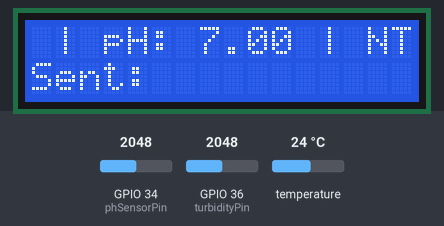
The sketch below on a simulated ESP32. On the bench: 16×2 character LCD. The test bench sets the inputs (shaded band); at power-on: GPIO 34 (phSensorPin) = 2048, GPIO 36 (turbidityPin) = 2048, temperature 24 °C. WiFi joins after 1.5 s; servers stay silent unless stated; the local clock reads 2024-03-15 10:24:30 at power-on unless the sketch sets it; what the sketch prints to the serial monitor is not drawn.

Above: at 4.6 s.
4.7 s: GPIO 34 (phSensorPin) set to 2866
At 6.9 s:
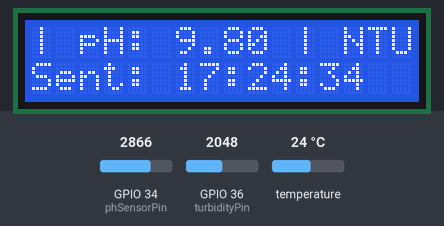
10.9 s: GPIO 36 (turbidityPin) set to 2866
At 13.0 s:
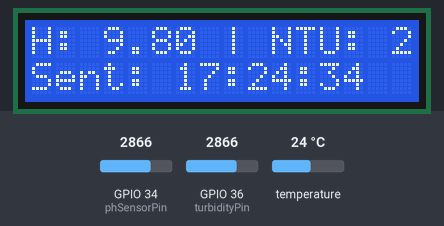
17.1 s: GPIO 36 (turbidityPin) set to 4008
At 20.7 s:
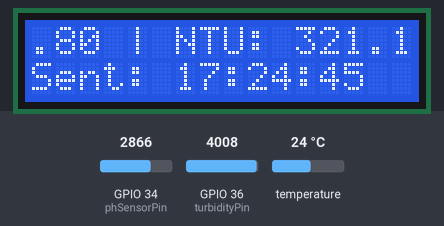
23.1 s: GPIO 36 (turbidityPin) set to 4071
At 26.8 s:
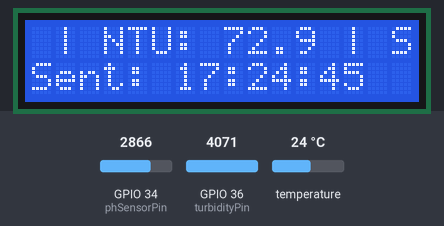
28.8 s: GPIO 36 (turbidityPin) set to 0
At 32.4 s:
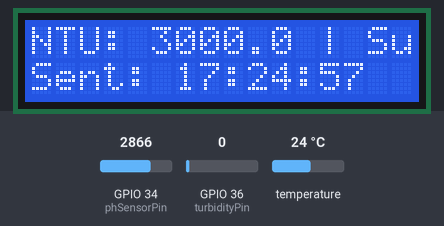
34.7 s: GPIO 34 (phSensorPin) set to 3040
At 42.1 s:
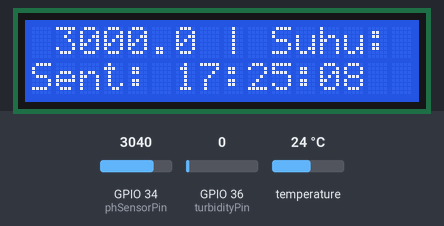
Timing chart, 0 to 43.6 s (numbered marks = the images above; inputs shaded):
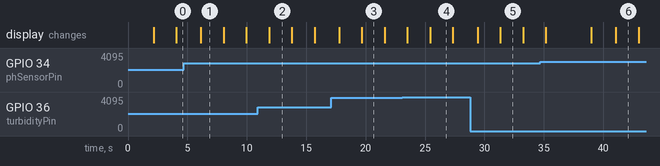

Measured:
- the behaviour switches between 4070 and 4071 on GPIO 36 (turbidityPin) (found by bisection; images 3 and 4)
- after the input at 28.8 s, the display: first differs from a run without the input after 2.5 s (image 5)
- what the display in image 1 shows lasts 1.9 s, from 6.1 s to 8.0 s

The sketch:

iot-biofloc-esp32-sketch.ino
```cpp
#include <Arduino.h>
#include <WiFi.h>
#include <Firebase_ESP_Client.h>
#include <Wire.h>
#include <LiquidCrystal_I2C.h>
#include <OneWire.h>
#include <DallasTemperature.h>
#include "time.h"
#include <TimeLib.h>

// Provide the token generation process info.
#include "addons/TokenHelper.h"
// Provide the RTDB payload printing info and other helper functions.
#include "addons/RTDBHelper.h"

// Insert your network credentials
#define WIFI_SSID "Galaxy M12D95F" //"Remboo" //
#define WIFI_PASSWORD "zxdh6690" //"kabisatkebesit"

// Insert Firebase project web API Key
#define API_KEY "AIzaSyDyWHmUb3fVwdGHruhi0FK607qZQBw0_o4"

// Insert Authorized Email and Corresponding Password
#define USER_EMAIL "admin@web.app"//"dimasbayu.bm@gmail.com"
#define USER_PASSWORD "admin123" //"123456"

// Insert RTDB URLefine the RTDB URL
#define DATABASE_URL "cms1-a0c7a.firebaseio.com"

#define ONE_WIRE_BUS 2 //pin 2
// Define Firebase objects
FirebaseData fbdo;
FirebaseAuth auth;
FirebaseConfig config;

// Variable to save USER UID
String uid;

// Database main path (to be updated in setup with the user UID)
String databasePath;
// Database child nodes
String tempPath = "/temperature";
String phPath = "/pressure"; // "/pH";
String turbPath = "/humidity"; // "/turbidity";
String timePath = "/timestamp";

// Parent Node (to be updated in every loop)
String parentPath;
int counter = 0;
int timestamp;
FirebaseJson json;

const char* ntpServer = "pool.ntp.org";

float temperature;
float pH;
float turbidity;

float ntu;
float volt;
// Timer variables (send new readings every 10 detik)
unsigned long sendDataPrevMillis = 0;
unsigned long timerDelay = 10000;

// LCD setup for I2C, address 0x27, 16 columns and 2 rows
LiquidCrystal_I2C lcd(0x27, 16, 2);

// Sensor pins
//const int temperaturePin = 34;//34;  // GPIO 34
const int phSensorPin =  34;//35;    // GPIO 35 for pH sensor (analog)
const int turbidityPin = 36;   // GPIO 36 for turbidity sensor (analog)  (kepake)

// Variables for scrolling text
String displayText;
String displayTime;
int scrollPos = 0;
unsigned long previousMillis = 0;
const long interval = 250; // Scroll interval in milliseconds
unsigned long count = 0;

//ds18b20 dallas
OneWire oneWire(ONE_WIRE_BUS);
DallasTemperature sensors(&oneWire);

//ph
float buf[100],tempph;

float ph(float voltage){
  //return  7 + ((2.5 -voltage)/0.357148); //0.18 example
  return  7 + ((2.5 -voltage)/0.18); //0.18 example
}
float round_to_dp( float in_value, int decimal_place )
{
  float multiplier = powf( 10.0f, decimal_place );
  in_value = roundf( in_value * multiplier ) / multiplier;
  return in_value;
}
String twoDigits(int num) {
  if (num < 10) {
    return "0" + String(num);
  }
  return String(num);
}
// Initialize WiFi
void initWiFi() {
  WiFi.begin(WIFI_SSID, WIFI_PASSWORD);
  Serial.print("Connecting to WiFi ..");
  while (WiFi.status() != WL_CONNECTED) {
    Serial.print('.');
    lcd.clear();
    lcd.setCursor(0, 0);               // Set the cursor to the first column and first row
    lcd.print("Connecting..");
    lcd.setCursor(0, 1);               // Set the cursor to the first column and first row
    lcd.print("to Wifi");
    delay(1000);
  }
  Serial.println(WiFi.localIP());
  Serial.println();
}

// Function that gets current epoch time
unsigned long getTime() {
  time_t now;
  struct tm timeinfo;
  if (!getLocalTime(&timeinfo)) {
    Serial.println("Failed to obtain time");
    return(0);
  }
  time(&now);
  return now;
}

void setup(){

  lcd.init();                       // Initialize the LCD
  lcd.backlight();                  // Turn on the backlight
  lcd.clear();
  Serial.begin(115200);

  // Initialize BME280 sensor
  // initBME();
  initWiFi();
  configTime(0, 0, ntpServer);

  // Assign the api key (required)
  config.api_key = API_KEY;

  // Assign the user sign in credentials
  auth.user.email = USER_EMAIL;
  auth.user.password = USER_PASSWORD;

  // Assign the RTDB URL (required)
  config.database_url = DATABASE_URL;

  Firebase.reconnectWiFi(true);
  fbdo.setResponseSize(4096);

  // Assign the callback function for the long running token generation task */
  config.token_status_callback = tokenStatusCallback; //see addons/TokenHelper.h

  // Assign the maximum retry of token generation
  config.max_token_generation_retry = 5;

  // Initialize the library with the Firebase authen and config
  Firebase.begin(&config, &auth);

  // Getting the user UID might take a few seconds
  Serial.println("Getting User UID");
  while ((auth.token.uid) == "") {
    Serial.print('.');
    lcd.clear();
    lcd.setCursor(0, 0);               // Set the cursor to the first column and first row
    lcd.print("Connecting..");
    lcd.setCursor(0, 1);               // Set the cursor to the first column and first row
    lcd.print("to Firebase");
    delay(1000);
  }
  lcd.clear();
  lcd.setCursor(0, 0);               // Set the cursor to the first column and first row
  lcd.print("Connected");
  lcd.setCursor(0, 1);               // Set the cursor to the first column and first row
  lcd.print("to Firebase");
  // Print user UID
  uid = auth.token.uid.c_str();
  Serial.print("User UID: ");
  Serial.println(uid);

  // Update database path
  databasePath = "/UsersData/" + uid + "/readings";
  displayTime = " ";
  //ds18B20 dallas
  sensors.begin();

}

void loop(){

  //gagal ikut tutorial malah ph diatas 14 tembus 20
  for (int i=0;i<100;i++){
    buf[i]=analogRead(phSensorPin);
    delay(10);
  }
  float avgValue=0;
  for (int i=0;i<100;i++){
    avgValue+=buf[i];
  }
  float phVolt=(float)avgValue*5.0/4095.0/100; //float phVolt=(float)avgValue*5.0/4095.0/100;
  float phhValue= -5.70* phVolt + 21.34;
  float phviaFunc= ph(phVolt);
  float myphestimate = phhValue+8.6;
  float phVoltage = analogRead(phSensorPin);
  float phValue= phVoltage * (14.0 / 4095.0); // Scaling to pH range 0-14
  float tbdVoltage=analogRead(turbidityPin);
  float turbidityValue = 4095.0  * (5.0 / tbdVoltage); // Scaling to a 0-5 V range
  turbidityValue= turbidityValue * 20; //for 0-100 percantage

  volt = 0;
  for(int i=0; i<10; i++)
  {
      volt += ((float)analogRead(turbidityPin)/4095.0)*4.2;
      delay(10);
  }
  volt = volt/10;
  volt = round_to_dp(volt,2);
  if(volt < 2.5){
    ntu = 3000;
  }else{
    ntu = (-1120.4*(volt*volt))+(5742.3*volt)-4353.8;
  }

  //add edge case solver
  if(ntu > 3000){
    ntu = 3000;
  }
  if(ntu < 0){
    ntu = 0;
  }
  if(myphestimate > 14){
    myphestimate = 14;
  }
  if(myphestimate < 0){
    myphestimate = 0;
  }

  sensors.requestTemperatures();
  float temperatureValue = sensors.getTempCByIndex(0) + 0.2; // + 0.2 adjustment after calibration

  Serial.print (" ph V: ");
  Serial.print (phVoltage);
  Serial.print (" ph: ");
  Serial.print (phValue);
  Serial.print (" ph V avg: ");
  Serial.print (phVolt);
  Serial.print (" phh: ");
  Serial.print (phhValue);
  Serial.print (" myphestimate: ");
  Serial.print (myphestimate);
  Serial.print (" phViaFunc: ");
  Serial.println (phviaFunc);

  Serial.print ("tbdy V: ");
  Serial.print (analogRead(turbidityPin));
  Serial.print (" tbdy: ");
  Serial.println (turbidityValue);

  Serial.print ("Tbdy2 V: ");
  Serial.print (volt);
  Serial.print (" Tbdy2: ");
  Serial.println (ntu);

  Serial.print(temperatureValue);
  Serial.println("ºC");

  if (temperatureValue<0){
    temperatureValue=0; //set 0 if temp sensor is not reading
  }
  displayText = " | pH: " + String(phValue, 2) + " | NTU: " + String(ntu, 1) + " | Suhu: " + String(temperatureValue, 1)+" C ";

  unsigned long currentMillis = millis();
  if (currentMillis - previousMillis >= interval) {
    previousMillis = currentMillis;

    lcd.clear(); // Clear the LCD

    // Calculate the text to display
    String visibleText = displayText.substring(scrollPos, scrollPos + 16);

    // Handle looping by appending the beginning of the text
    if (scrollPos + 16 > displayText.length()) {
        int overflow = scrollPos + 16 - displayText.length();
        visibleText += displayText.substring(0, overflow);
    }

    // Display the text
    lcd.setCursor(0, 0);
    lcd.print(visibleText);


    lcd.setCursor(0, 1);
    lcd.print("Sent: "+displayTime);

    // Increment scroll position
    scrollPos++;
    if (scrollPos >= displayText.length()) {
        scrollPos = 0; // Reset scroll position when reaching the end
    }
  }

  // Send new readings to database
  if (Firebase.ready() && (millis() - sendDataPrevMillis > timerDelay || sendDataPrevMillis == 0)){

    sendDataPrevMillis = millis();

    //Get current timestamp
    timestamp = getTime();

    int hours = hour(timestamp);
    int minutes = minute(timestamp);
    int seconds = second(timestamp);
    hours = (hours + 7) % 24;

    // Display the formatted time
    displayTime= twoDigits(hours) + ":" + twoDigits(minutes) + ":" + twoDigits(seconds);

    parentPath= databasePath + "/" + String(timestamp);

    json.set(tempPath.c_str(), String(temperatureValue));
    json.set(turbPath.c_str(), String(ntu));  //turbidityValue
    json.set(phPath.c_str(), String(myphestimate)); //phValue
    json.set(timePath, String(timestamp));
    Serial.print ("time: ");
    Serial.println (timestamp);
    Serial.printf("Set json... %s\n", Firebase.RTDB.setJSON(&fbdo, parentPath.c_str(), &json) ? "ok" : fbdo.errorReason().c_str());
  }
}
```
